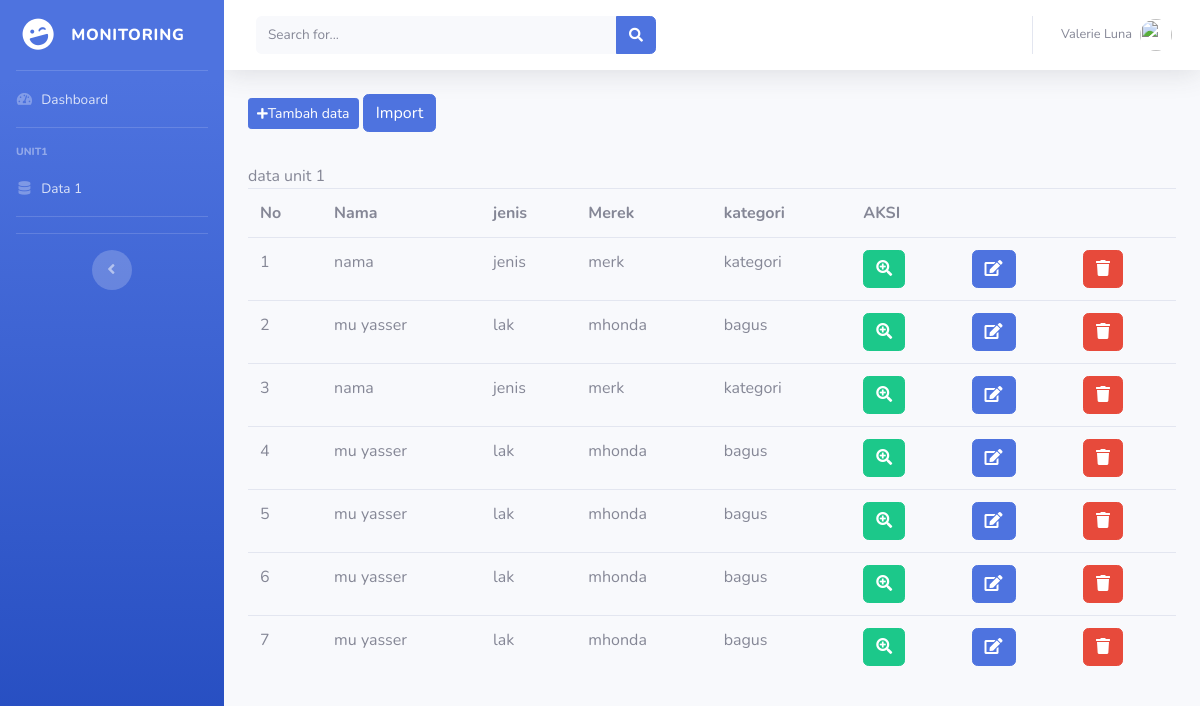
Page /index.php/admin/data_unit1 on the committed database.
### tables this page shows
CREATE TABLE `tb_unit1` (
  `id_unit` int(11) NOT NULL,
  `nama` varchar(255) NOT NULL,
  `jenis` varchar(255) NOT NULL,
  `merk` varchar(255) NOT NULL,
  `kategori` varchar(20) NOT NULL
);

### application/controllers/admin/data_unit1.php (called while the page is built, shortened)
<?php
class Data_unit1 extends CI_Controller{
    public function index(){
        $data['unit1'] = $this->model_unit1->tampil_data()->result();
        $this->load->view('templates_admin/header');
        $this->load->view('templates_admin/sidebar');
        $this->load->view('admin/data_unit1', $data);
        $this->load->view('templates_admin/footer');
    }
}
?>

### index.php (called while the page is built, shortened)
<?php
require_once BASEPATH.'core/CodeIgniter.php';

### application/models/model_unit1.php (called while the page is built, shortened)
<?php
class model_unit1 extends CI_Model{
    public function tampil_data(){
       return $this->db->get('tb_unit1');
    }
}
?>

### application/views/admin/data_unit1.php (the view, shortened to what this page needs)
<div class="container fluid">
    <button class="btn btn-sm btn-primary mb-3" data-toggle="modal" data-target="#tambah"> <i class="fas fa-plus fa-sm"></i>Tambah data </button>
                        <a href="<?= site_url('admin/import/create') ?>" class="btn btn-primary mb-3">Import</a>
                        <table class="table table-bordered table-striped">
    <table class="table wy-table-bordered">
        <tr>
            <div>data unit 1</div>
            <th>No</th>
            <th>Nama</th>
            <th>jenis</th>
            <th>Merek</th>
            <th>kategori</th>
            <th colspan="3">AKSI</th>
        </tr>
<?php
$no =1;
foreach($unit1  as $un1):?>
<tr>
    <td><?php echo $no++ ?></td>
    <td><?php echo $un1->nama ?></td>
    <td><?php echo $un1->jenis ?></td>
    <td><?php echo $un1->merk ?></td>
    <td><?php echo $un1->kategori ?>
    <td><div class="btn btn-success btn sm"><i class="fas fa-search-plus"></i></div></td>
    <td><div class="btn btn-primary btn sm"><i class="fas fa-edit"></i</div></td>
    <td><div class="btn btn-danger btn sm"><i class="fas fa-trash"></i></div></td>
    </td>
</tr>
<?php endforeach; ?>
    </table>
</div>

### application/views/templates_admin/header.php (shortened to what this page needs)
<!DOCTYPE html>
<html lang="en">
<head>
  <link href="<?php echo base_url() ?>assets/vendor/fontawesome-free/css/all.min.css" rel="stylesheet" type="text/css">
  <link href="<?php echo base_url() ?>assets/css/sb-admin-2.min.css" rel="stylesheet">
</head>

### application/views/templates_admin/sidebar.php (shortened to what this page needs)
<body id="page-top">
  <div id="wrapper">
    <ul class="navbar-nav bg-gradient-primary sidebar sidebar-dark accordion" id="accordionSidebar">
      <a class="sidebar-brand d-flex align-items-center justify-content-center" href="index.html">
        <div class="sidebar-brand-icon rotate-n-15">
          <i class="fas fa-laugh-wink"></i>
        </div>
        <div class="sidebar-brand-text mx-3">monitoring</div>
      </a>
      <hr class="sidebar-divider my-0">
      <li class="nav-item">
        <a class="nav-link" href="<?php echo base_url('admin/dashboard_admin') ?>">
          <i class="fas fa-fw fa-tachometer-alt"></i>
          <span>Dashboard</span></a>
      </li>
      <hr class="sidebar-divider">
      <div class="sidebar-heading">
        unit1
      </div>
      <li class="nav-item">
        <a class="nav-link" href="<?php echo base_url('admin/data_unit1') ?>">
          <i class="fas fa-fw fa-database"></i>
          <span>Data 1</span></a>
      </li>
      <hr class="sidebar-divider">
      <hr class="sidebar-divider d-none d-md-block">
      <div class="text-center d-none d-md-inline">
        <button class="rounded-circle border-0" id="sidebarToggle"></button>
      </div>
    </ul>
    <div id="content-wrapper" class="d-flex flex-column">
      <div id="content">
        <nav class="navbar navbar-expand navbar-light bg-white topbar mb-4 static-top shadow">
          <form class="d-none d-sm-inline-block form-inline mr-auto ml-md-3 my-2 my-md-0 mw-100 navbar-search">
            <div class="input-group">
              <input type="text" class="form-control bg-light border-0 small" placeholder="Search for..." aria-label="Search" aria-describedby="basic-addon2">
              <div class="input-group-append">
                <button class="btn btn-primary" type="button">
                  <i class="fas fa-search fa-sm"></i>
                </button>
              </div>
            </div>
          </form>
          <ul class="navbar-nav ml-auto">
            <li class="nav-item dropdown no-arrow">
              <a class="nav-link dropdown-toggle" href="#" id="userDropdown" role="button" data-toggle="dropdown" aria-haspopup="true" aria-expanded="false">
                <span class="mr-2 d-none d-lg-inline text-gray-600 small">Valerie Luna</span>
                <img class="img-profile rounded-circle" src="https://source.unsplash.com/QAB-WJcbgJk/60x60">
              </a>
            </li>
          </ul>
        </nav>

### application/views/templates_admin/footer.php (shortened to what this page needs)
</body>
</html>

### rows in the picture
tb_unit1: nama "nama", jenis "jenis", merk "merk", kategori "kategori"
tb_unit1: nama "mu yasser", jenis "lak", merk "mhonda", kategori "bagus"
tb_unit1: nama "nama", jenis "jenis", merk "merk", kategori "kategori"
tb_unit1: nama "mu yasser", jenis "lak", merk "mhonda", kategori "bagus"
tb_unit1: nama "mu yasser", jenis "lak", merk "mhonda", kategori "bagus"
tb_unit1: nama "mu yasser", jenis "lak", merk "mhonda", kategori "bagus"
tb_unit1: nama "mu yasser", jenis "lak", merk "mhonda", kategori "bagus"
